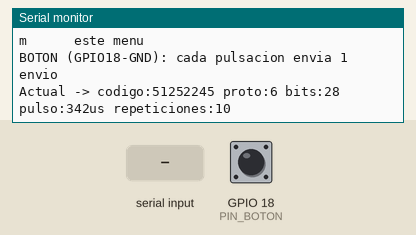
Recording of a sketch running on a simulated ESP32. On the bench: the last lines printed to the serial monitor. The inputs (shaded band) are chosen by the test bench; at power-on: GPIO 18 (PIN_BOTON) HIGH.

Above: at 2.0 s.
2.1 s: "f,1\n" received over Serial
At 2.8 s:
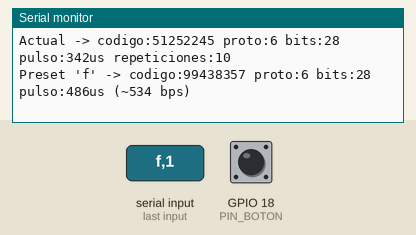
3.6 s: "g,1\n" received over Serial
At 4.8 s:
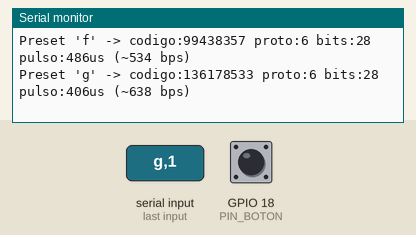
5.1 s: "d\n" received over Serial
At 6.2 s:
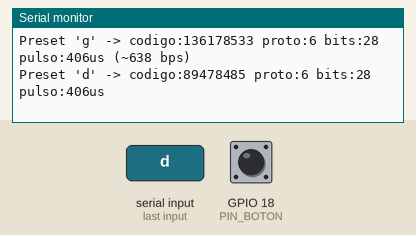
6.6 s: "e\n" received over Serial
At 7.4 s:
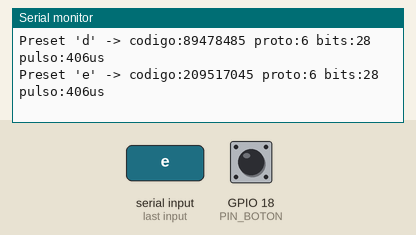
8.1 s: "90,45,200\n" received over Serial
At 8.6 s:
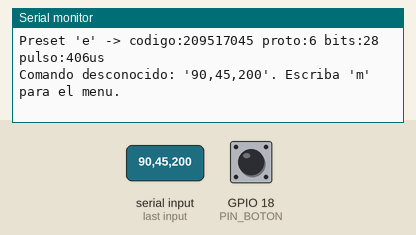
9.6 s: "90,45\n" received over Serial
At 10.9 s:
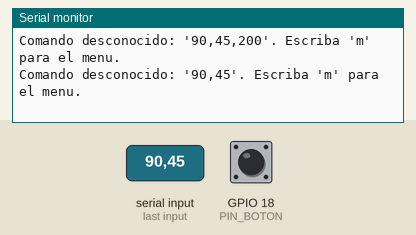

The sketch:

Control_simulado.ino
```cpp
// control_simulado.ino
// ESP32 + modulo TX 433MHz: simula un control remoto normal para pruebas.
// Objetivo: ensenarle codigos al TXCar desde el ESP32 y descartar problemas
// del control real. Aislado de transmitter.ino (generador de pruebas) y del
// producto (detector_de_protocolo_rf).
//
// Simula controles HT6P20 (protocolo 6 de RCSwitch, 28 bits, invertido).
// La salida imita un control normal: varias tramas seguidas por pulsacion
// (setRepeatTransmit) y pulso configurable.
//
// Hardware:
//   ESP32 DevKit, DATA del modulo transmisor -> GPIO4 (constante PIN_TX)
//   Boton: un terminal a GPIO18 (PIN_BOTON) y el otro a GND.
//
// Comandos por Serial (a 9600):
//   a..g   preset de codigo (fija el codigo a enviar)
//   p <us> pulso en microsegundos (default 342, como el control real)
//   r <n>  repeticiones internas por envio (default 10, como control real)
//   x      envia 1 pulsacion (n tramas seguidas)
//   z <s>  transmite en continuo durante <s> segundos (para ensenar al TXCar)
//   m      muestra este menu
//   BOTON fisico (GPIO18-GND): cada pulsacion envia 1 pulsacion
//
// Presets (proto 6, 28 bits, terminan en 0101):
//   a   51252245  (control real que falla en TXCar)    18 ceros / 10 unos
//   b   123594517 (control real que funciona en TXCar) 11 ceros / 17 unos
//   c   58918405  (sintetico, muchos ceros)            19 ceros / 9 unos
//   d   89478485  (sintetico, alternado puro)          14 ceros / 14 unos
//   e   209517045 (sintetico, muchos unos)             9 ceros / 19 unos
//   f   99438357  (534 bps, para probar el porton)     12 ceros / 16 unos
//   g   136178533 (638 bps, para probar el porton)     13 ceros / 15 unos

#include <RCSwitch.h>

const int PIN_TX = 4;
const int PIN_BOTON = 18;

const int PROTO = 6;
const int BITS = 28;

struct Preset
{
  const char *nombre;
  unsigned long codigo;
};

static const Preset presets[] = {
  { "a", 51252245UL },
  { "b", 123594517UL },
  { "c", 58918405UL },
  { "d", 89478485UL },
  { "e", 209517045UL },
  { "f", 99438357UL },
  { "g", 136178533UL },
};
const int CANT_PRESETS = sizeof(presets) / sizeof(presets[0]);

// Pulso en us para que el preset "f" (99438357) transmita a ~534 bps.
const int PULSO_PRESET_F = 486;

// Pulso en us para que el preset "g" (136178533) transmita a ~638 bps.
const int PULSO_PRESET_G = 406;

RCSwitch sw433 = RCSwitch();

unsigned long codigoActual = 51252245UL;
int pulsoUs = 342;
int repeticiones = 10;

// -----------------------------------------------------------

void mostrarMenu()
{
  Serial.println();
  Serial.println(F("==== SIMULADOR DE CONTROL HT6P20 (ESP32) ===="));
  Serial.println(F("a..g   preset de codigo (proto6, 28 bits)"));
  Serial.println(F("p <us> pulso en microsegundos (default 342)"));
  Serial.println(F("r <n>  repeticiones por envio (default 10)"));
  Serial.println(F("x      envia 1 pulsacion"));
  Serial.println(F("z <s>  transmite en continuo <s> segundos"));
  Serial.println(F("m      este menu"));
  Serial.println(F("BOTON (GPIO18-GND): cada pulsacion envia 1 envio"));
  Serial.println();
  Serial.print(F("Actual -> codigo:"));
  Serial.print(codigoActual);
  Serial.print(F(" proto:"));
  Serial.print(PROTO);
  Serial.print(F(" bits:"));
  Serial.print(BITS);
  Serial.print(F(" pulso:"));
  Serial.print(pulsoUs);
  Serial.print(F("us repeticiones:"));
  Serial.println(repeticiones);
  Serial.println();
}

// Configura protocolo 6 con el pulso actual y envia 1 pulsacion completa.
void enviarPulsacion()
{
  sw433.setProtocol(PROTO, pulsoUs);
  sw433.setRepeatTransmit(repeticiones);
  sw433.send(codigoActual, BITS);

  Serial.print(F("Enviado -> codigo:"));
  Serial.print(codigoActual);
  Serial.print(F(" proto:"));
  Serial.print(PROTO);
  Serial.print(F(" bits:"));
  Serial.print(BITS);
  Serial.print(F(" pulso:"));
  Serial.print(pulsoUs);
  Serial.print(F("us x"));
  Serial.println(repeticiones);
}

void seleccionarPreset(const char *nombre)
{
  for (int i = 0; i < CANT_PRESETS; i++)
  {
    if (strcmp(nombre, presets[i].nombre) == 0)
    {
      codigoActual = presets[i].codigo;

      // Los presets "f" (534 bps) y "g" (638 bps) fijan tambien el pulso
      // para representar el control completo con una sola orden.
      if (strcmp(nombre, "f") == 0)
        pulsoUs = PULSO_PRESET_F;
      if (strcmp(nombre, "g") == 0)
        pulsoUs = PULSO_PRESET_G;

      Serial.print(F("Preset '"));
      Serial.print(nombre);
      Serial.print(F("' -> codigo:"));
      Serial.print(codigoActual);
      Serial.print(F(" proto:"));
      Serial.print(PROTO);
      Serial.print(F(" bits:"));
      Serial.print(BITS);
      Serial.print(F(" pulso:"));
      Serial.print(pulsoUs);
      Serial.print(F("us"));
      if (strcmp(nombre, "f") == 0)
        Serial.print(F(" (~534 bps)"));
      if (strcmp(nombre, "g") == 0)
        Serial.print(F(" (~638 bps)"));
      Serial.println();
      return;
    }
  }
  Serial.println(F("Preset desconocido. Escriba 'm' para el menu."));
}

// Transmite en continuo durante `segundos` segundos: repite pulsaciones con
// pausa corta, como si se mantuviera apretado el boton del control. Sirve
// para ensenarle al TXCar y para verificar captura en el detector.
void enviarContinuo(int segundos)
{
  unsigned long fin = millis() + (unsigned long)segundos * 1000UL;
  Serial.print(F("Transmitiendo continuo por "));
  Serial.print(segundos);
  Serial.println(F(" s..."));
  while (millis() < fin)
  {
    enviarPulsacion();
    delay(50);
  }
  Serial.println(F("Continuo finalizado."));
}

// Lee el boton con debounce (50ms) y por flanco de bajada: cada pulsacion
// envia 1 pulsacion completa del codigo configurado.
void atenderBoton()
{
  static bool botonPrevio = true;
  bool botonAhora = (digitalRead(PIN_BOTON) == LOW);

  if (botonPrevio && !botonAhora)
  {
    delay(50);
    if (digitalRead(PIN_BOTON) == LOW)
    {
      Serial.println(F("[BOTON] Enviando 1 pulsacion..."));
      enviarPulsacion();
    }
  }
  botonPrevio = botonAhora;
}

// -----------------------------------------------------------

void setup()
{
  Serial.begin(9600);
  delay(500);

  pinMode(PIN_TX, OUTPUT);
  digitalWrite(PIN_TX, LOW);

  pinMode(PIN_BOTON, INPUT_PULLUP);

  sw433.enableTransmit(PIN_TX);

  Serial.println(F("Simulador de control HT6P20 listo."));
  mostrarMenu();
}

// Procesa una linea de comando recibida por serial (ya completa, con Enter).
void procesarComando(char *linea)
{
  char *cmd = strtok(linea, " \t\r\n");
  if (cmd == NULL)
    return;

  char c = cmd[0];

  if (c == 'm' || c == '?' || c == 'h' || strcmp(cmd, "help") == 0 ||
      strcmp(cmd, "menu") == 0)
  {
    mostrarMenu();
    return;
  }

  if (c == 'a' || c == 'b' || c == 'c' || c == 'd' || c == 'e' || c == 'f' || c == 'g')
  {
    char preset[2] = { c, '\0' };
    seleccionarPreset(preset);
    return;
  }

  if (c == 'x')
  {
    Serial.println(F("[COMANDO] Enviando 1 pulsacion..."));
    enviarPulsacion();
    return;
  }

  if (c == 'z')
  {
    char *sseg = strtok(NULL, " \t\r\n");
    int segundos = (sseg != NULL) ? atoi(sseg) : 3;
    if (segundos < 1)
      segundos = 1;
    enviarContinuo(segundos);
    return;
  }

  if (c == 'p')
  {
    char *spulso = strtok(NULL, " \t\r\n");
    int nuevo = (spulso != NULL) ? atoi(spulso) : 0;
    if (nuevo > 0)
    {
      pulsoUs = nuevo;
      Serial.print(F("Pulso -> "));
      Serial.print(pulsoUs);
      Serial.println(F("us"));
    }
    else
    {
      Serial.println(F("Uso: p <us>  (ej: p 342)"));
    }
    return;
  }

  if (c == 'r')
  {
    char *srep = strtok(NULL, " \t\r\n");
    int nuevo = (srep != NULL) ? atoi(srep) : 0;
    if (nuevo >= 1)
    {
      repeticiones = nuevo;
      Serial.print(F("Repeticiones -> "));
      Serial.println(repeticiones);
    }
    else
    {
      Serial.println(F("Uso: r <n>  (ej: r 10)"));
    }
    return;
  }

  Serial.print(F("Comando desconocido: '"));
  Serial.print(cmd);
  Serial.println(F("'. Escriba 'm' para el menu."));
}

void loop()
{
  atenderBoton();

  static char linea[32];
  static int n = 0;
  while (Serial.available())
  {
    char c = (char)Serial.read();
    if (c == '\n' || c == '\r')
    {
      if (n > 0)
      {
        linea[n] = '\0';
        procesarComando(linea);
        n = 0;
      }
    }
    else if (n < (int)sizeof(linea) - 1)
    {
      linea[n++] = c;
    }
  }
}
```

Measured:
- after the input at 2.1 s, the serial monitor: prints a new line at once (image 1)
- after the input at 3.6 s, the serial monitor: prints a new line at once (image 2)
- after the input at 5.1 s, the serial monitor: prints a new line at once (image 3)
- after the input at 6.6 s, the serial monitor: prints a new line at once (image 4)
- after the input at 8.1 s, the serial monitor: prints a new line at once (image 5)
- after the input at 9.6 s, the serial monitor: prints a new line at once (image 6)
